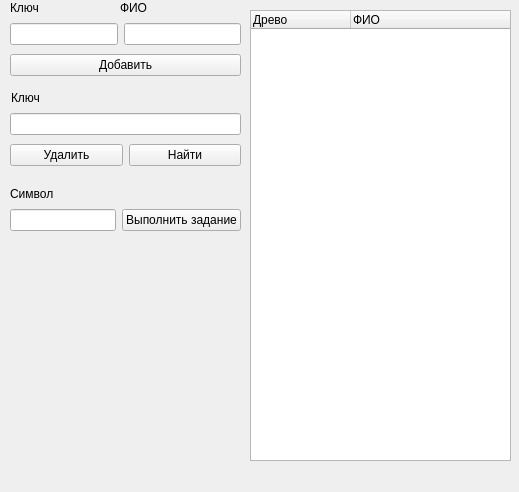
<?xml version="1.0" encoding="UTF-8"?>
<ui version="4.0">
 <class>MainWindow</class>
 <widget class="QMainWindow" name="MainWindow">
  <property name="geometry">
   <rect>
    <x>0</x>
    <y>0</y>
    <width>519</width>
    <height>492</height>
   </rect>
  </property>
  <property name="windowTitle">
   <string>MainWindow</string>
  </property>
  <widget class="QWidget" name="centralwidget">
   <widget class="QTreeWidget" name="treeWidget">
    <property name="geometry">
     <rect>
      <x>250</x>
      <y>10</y>
      <width>261</width>
      <height>451</height>
     </rect>
    </property>
    <property name="frameShadow">
     <enum>QFrame::Sunken</enum>
    </property>
    <property name="editTriggers">
     <set>QAbstractItemView::NoEditTriggers</set>
    </property>
    <property name="alternatingRowColors">
     <bool>true</bool>
    </property>
    <property name="textElideMode">
     <enum>Qt::ElideRight</enum>
    </property>
    <property name="animated">
     <bool>true</bool>
    </property>
    <property name="columnCount">
     <number>2</number>
    </property>
    <column>
     <property name="text">
      <string>Древо</string>
     </property>
    </column>
    <column>
     <property name="text">
      <string>ФИО</string>
     </property>
    </column>
   </widget>
   <widget class="QLabel" name="label">
    <property name="geometry">
     <rect>
      <x>10</x>
      <y>0</y>
      <width>58</width>
      <height>16</height>
     </rect>
    </property>
    <property name="text">
     <string>Ключ</string>
    </property>
   </widget>
   <widget class="QLabel" name="label_2">
    <property name="geometry">
     <rect>
      <x>120</x>
      <y>0</y>
      <width>58</width>
      <height>16</height>
     </rect>
    </property>
    <property name="text">
     <string>ФИО</string>
    </property>
   </widget>
   <widget class="QLabel" name="label_3">
    <property name="geometry">
     <rect>
      <x>11</x>
      <y>90</y>
      <width>58</width>
      <height>16</height>
     </rect>
    </property>
    <property name="text">
     <string>Ключ</string>
    </property>
   </widget>
   <widget class="QWidget" name="gridLayoutWidget">
    <property name="geometry">
     <rect>
      <x>10</x>
      <y>200</y>
      <width>231</width>
      <height>41</height>
     </rect>
    </property>
    <layout class="QGridLayout" name="gridLayout">
     <item row="0" column="1">
      <widget class="QPushButton" name="pushButton_makeTask">
       <property name="text">
        <string>Выполнить задание</string>
       </property>
      </widget>
     </item>
     <item row="0" column="0">
      <widget class="QLineEdit" name="lineEdit_character">
       <property name="inputMask">
        <string/>
       </property>
       <property name="text">
        <string/>
       </property>
      </widget>
     </item>
    </layout>
   </widget>
   <widget class="QLabel" name="label_4">
    <property name="geometry">
     <rect>
      <x>10</x>
      <y>180</y>
      <width>49</width>
      <height>27</height>
     </rect>
    </property>
    <property name="text">
     <string>Символ</string>
    </property>
   </widget>
   <widget class="QWidget" name="gridLayoutWidget_2">
    <property name="geometry">
     <rect>
      <x>10</x>
      <y>110</y>
      <width>231</width>
      <height>61</height>
     </rect>
    </property>
    <layout class="QGridLayout" name="gridLayout_2">
     <item row="1" column="0">
      <widget class="QPushButton" name="pushButton_delete">
       <property name="text">
        <string>Удалить</string>
       </property>
      </widget>
     </item>
     <item row="1" column="1">
      <widget class="QPushButton" name="pushButton_search">
       <property name="text">
        <string>Найти</string>
       </property>
      </widget>
     </item>
     <item row="0" column="0" colspan="2">
      <widget class="QLineEdit" name="lineEdit_key2"/>
     </item>
    </layout>
   </widget>
   <widget class="QWidget" name="gridLayoutWidget_3">
    <property name="geometry">
     <rect>
      <x>10</x>
      <y>20</y>
      <width>231</width>
      <height>61</height>
     </rect>
    </property>
    <layout class="QGridLayout" name="gridLayout_3">
     <item row="0" column="0">
      <widget class="QLineEdit" name="lineEdit_key">
       <property name="sizePolicy">
        <sizepolicy hsizetype="Maximum" vsizetype="Fixed">
         <horstretch>0</horstretch>
         <verstretch>0</verstretch>
        </sizepolicy>
       </property>
      </widget>
     </item>
     <item row="0" column="1">
      <widget class="QLineEdit" name="lineEdit_FIO">
       <property name="sizePolicy">
        <sizepolicy hsizetype="Minimum" vsizetype="Fixed">
         <horstretch>90</horstretch>
         <verstretch>0</verstretch>
        </sizepolicy>
       </property>
      </widget>
     </item>
     <item row="1" column="0" colspan="2">
      <widget class="QPushButton" name="pushButton_insert">
       <property name="text">
        <string>Добавить</string>
       </property>
      </widget>
     </item>
    </layout>
   </widget>
  </widget>
  <widget class="QMenuBar" name="menubar">
   <property name="geometry">
    <rect>
     <x>0</x>
     <y>0</y>
     <width>519</width>
     <height>24</height>
    </rect>
   </property>
  </widget>
 </widget>
 <resources/>
 <connections/>
</ui>
